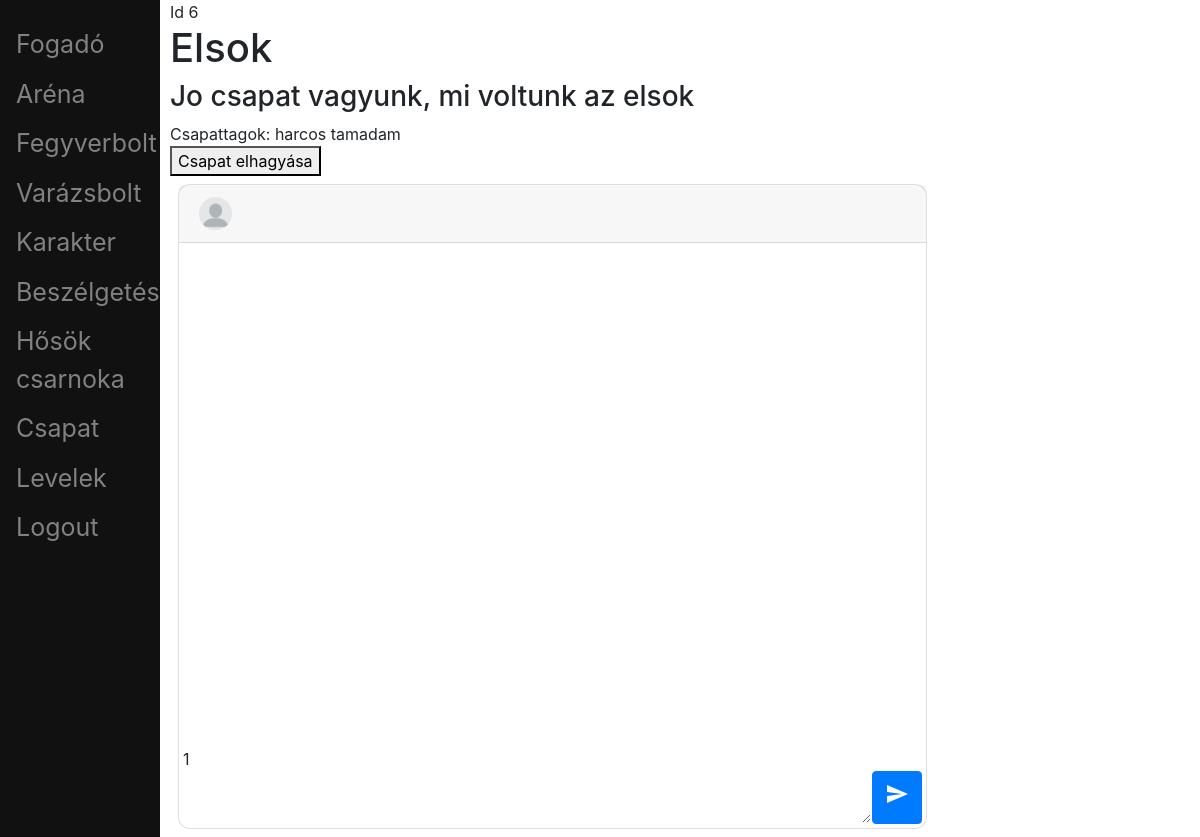
The page /team/6/ (signed in) on the database as committed earlier.
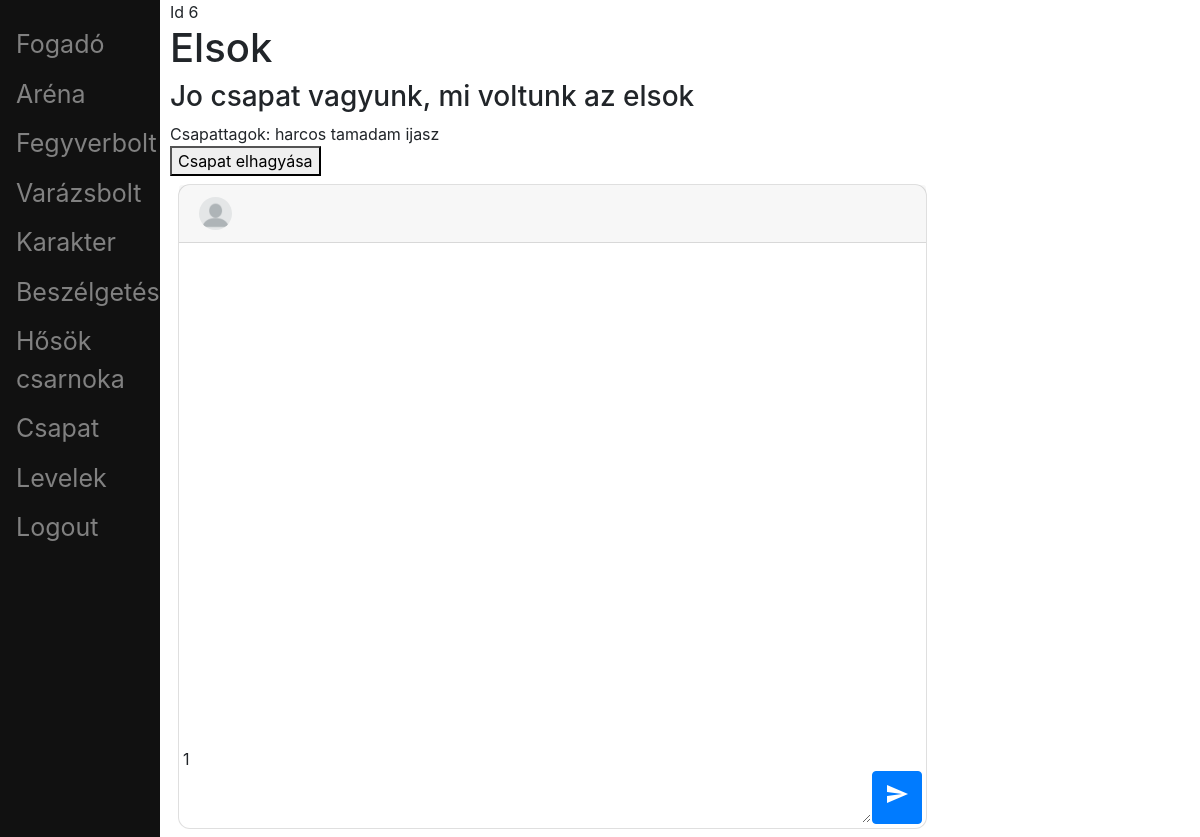
The same page on the database as committed later.
### account/models.py (models this page shows, shortened)
class Account(AbstractBaseUser):
	username		= models.CharField(verbose_name = 'username', max_length = 20, unique = True)
	email 			= models.EmailField(verbose_name = 'email', max_length = 128, unique = True)
	date_joined		= models.DateTimeField(verbose_name = 'date joined', auto_now_add = True)
	last_login		= models.DateTimeField(verbose_name = 'last login', auto_now = True)
	is_admin		= models.BooleanField(default=False)
	is_superuser	= models.BooleanField(default=False)
	is_staff		= models.BooleanField(default=False)
	is_active		= models.BooleanField(default=True) # - lehet false pl email-es aktivalas
	profile_image	= models.ImageField(null=True, blank=True, upload_to=profile_image_path)
	objects = CustomAccountManager()
	USERNAME_FIELD 	= 'username'
	REQUIRED_FIELDS	= ['email']

### team/views.py (the view)
# urls.py: path('<team_id>/', individual_team_view, name='individual_team_view'),
@login_required(login_url='login')
def individual_team_view(request, *args, **kwargs):
	context = {}
	team_id = kwargs.get('team_id')
	try:
		team = Team.objects.get(id=team_id)
	except Team.DoesNotExist:
		return HttpResponse('Team does not exists')
	try:
		user = Account.objects.get(id=request.user.id)
	except Account.DoesNotExist:
		return HttpResponse('Account does not exists')
	has_team = True
	is_own_team = True
	try:
		team_membership = Membership.objects.get(user=user.id, team=team.id)
		print('csapattag')
	except Membership.DoesNotExist:
		print('nem csapattag')
		is_own_team = False
		try:
			membership = Membership.objects.get(user=user.id)
			print('van csapata')
		except Membership.DoesNotExist:
			print('nincs csapata')
			has_team = False
	context = {
		'team': team,
		'team_members': team.users.all(),
		'is_own_team': is_own_team,
		'has_team': has_team,
		'user_id': user.id,
	}
	context['debug_mode'] = settings.DEBUG
	return render(request, 'team/individual_team.html', context)

### team/templates/team/individual_team.html (shortened to what this page needs)
{% extends 'base.html' %}
{% load static %}
{% block content %}
<div class="main">
	<div id="team-details">
	Id {{team.id}}
	<h1>{{team.name}}</h1>
	<h3>{{team.description}}</h3>
	Csapattagok:
	{% for member in team_members %}
		{{member.username}}
	{% endfor %}
	</div>
	<div id="join-or-leave-section">
		{% if is_own_team %}
			<button id="leave-team-button" onclick="leaveTeam('{{user_id}}')">Csapat elhagyása</button>
		{% else %}
			<button id="join-team-button" onclick="joinTeam('{{user_id}}', '{{team.id}}')">Csatlakozás</button>
		{% endif %}
	</div>
	{% if is_own_team %}
		<div class="container">
			<div class="row">
				<div class="col-sm-9 m-0 p-2">
					<div class="card" id="id_chatroom_card">
						<div class="d-flex flex-row align-items-center card-header" id="id_room_title">
						<a class="d-flex flex-row" target="_blank" id="id_user_info_container">
							<img class="profile-image rounded-circle img-fluid" id="id_other_user_profile_image" src="{% static 'images/blank_profile_image.png' %}">
						</a>
						</div>
						<div class="card-body p-1">
							<div class="d-flex flex-column" id="id_chat_log_container">
								<div class="d-flex chat-log" id="chat_messages_id">
								</div>
								<span class="{% if not debug_mode %}d-none{% endif %} page-number" id="id_page_number">1</span>
								<div class="d-flex flex-row chat-message-input-container">
									<textarea class="flex-grow-1 chat-message-input" id="send-message-textarea_id"></textarea>
									<button class="btn btn-primary chat-message-submit-button">
										<span id="send-message-submit_id" class="material-icons">send
										</span>
									</button>
								</div>
							</div>
						</div>
					</div>
				</div>
			</div>
		</div>
	{% endif %}
</div>
{% endblock %}

Rows that differ between the two databases and show on the page:
now on this page (row edited): Account: username "ijasz"
